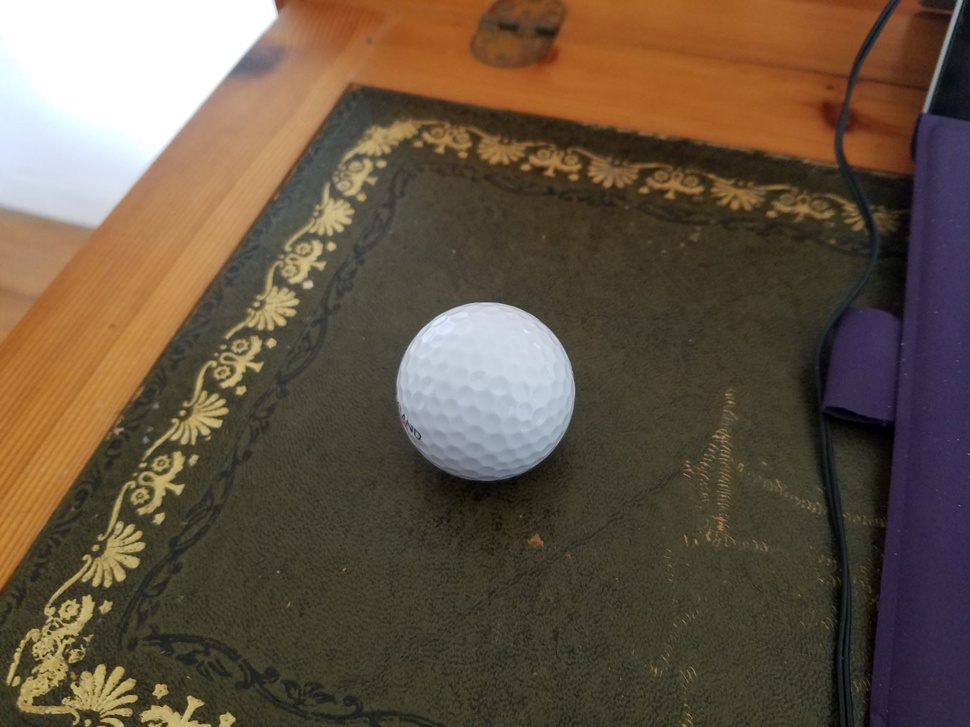
#> input picture ballimage.jpg, 970 x 727 px, shrunk from 1632 x 1224 before the run, found by its file name
$ python gradients.py
#> lines starting #> are read from the running program, lines starting #| are printed output that depends on the picture
import numpy as np
import cv2 as cv
from matplotlib import pyplot as plt

#this module shows the difference between different types of gradients for an image

imagename='ballimage.jpg' #Replace ballimage.jpg with the name of your image

img = cv.imread(imagename,0)
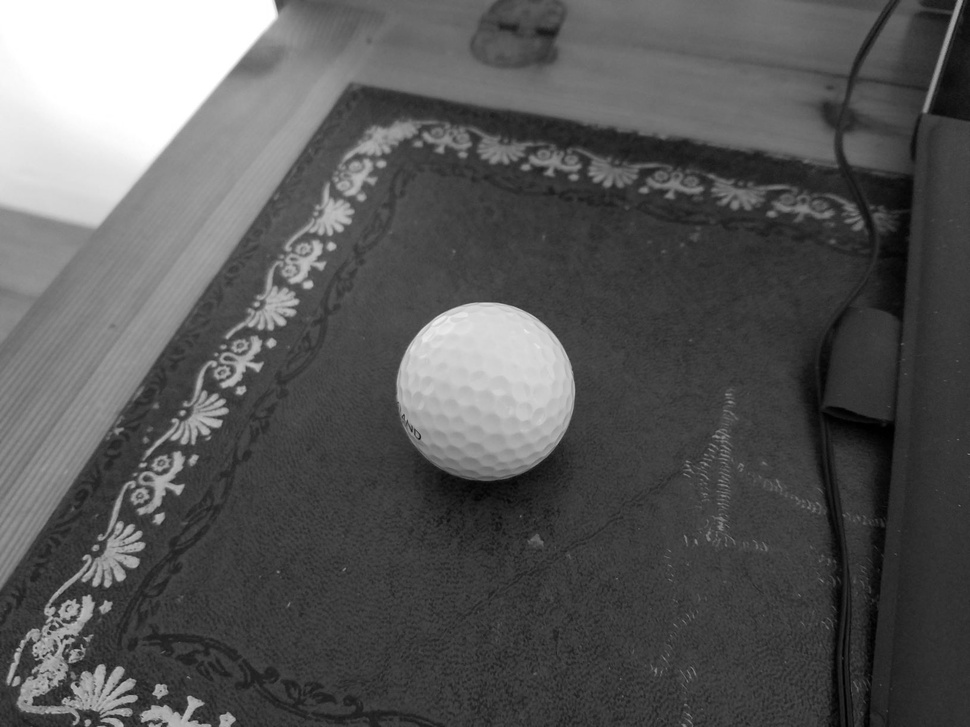
#> img: shape (727, 970); min 0, max 255, mean 88.3
laplacian = cv.Laplacian(img,cv.CV_64F)
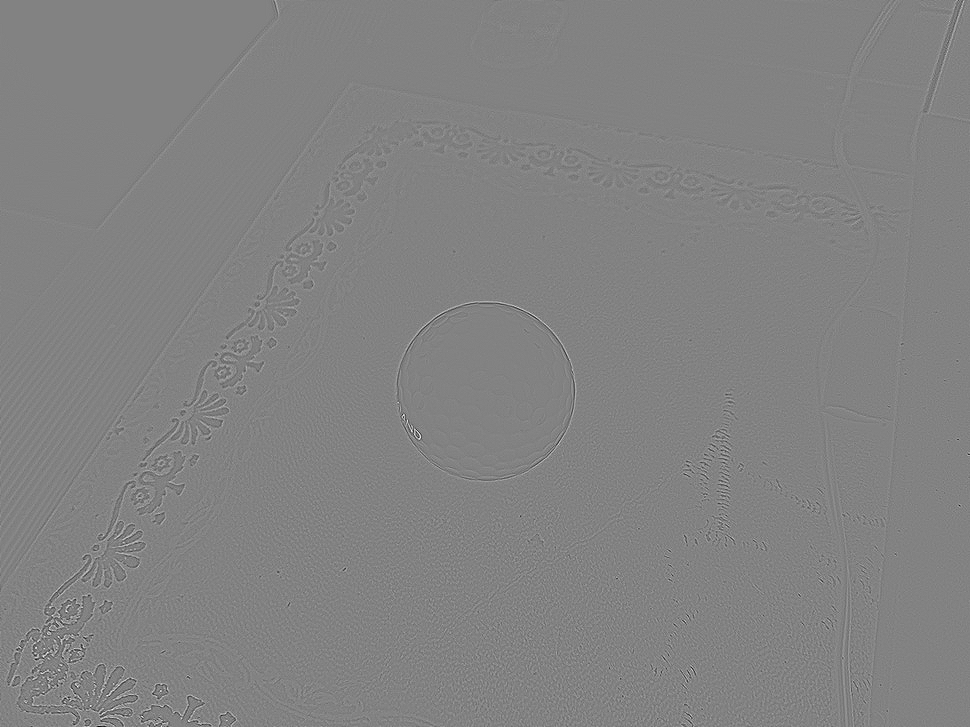
#> laplacian: shape (727, 970) float64; min -214, max 204, mean 0; drawn with min black and max white
sobelx = cv.Sobel(img,cv.CV_64F,1,0,ksize=5)
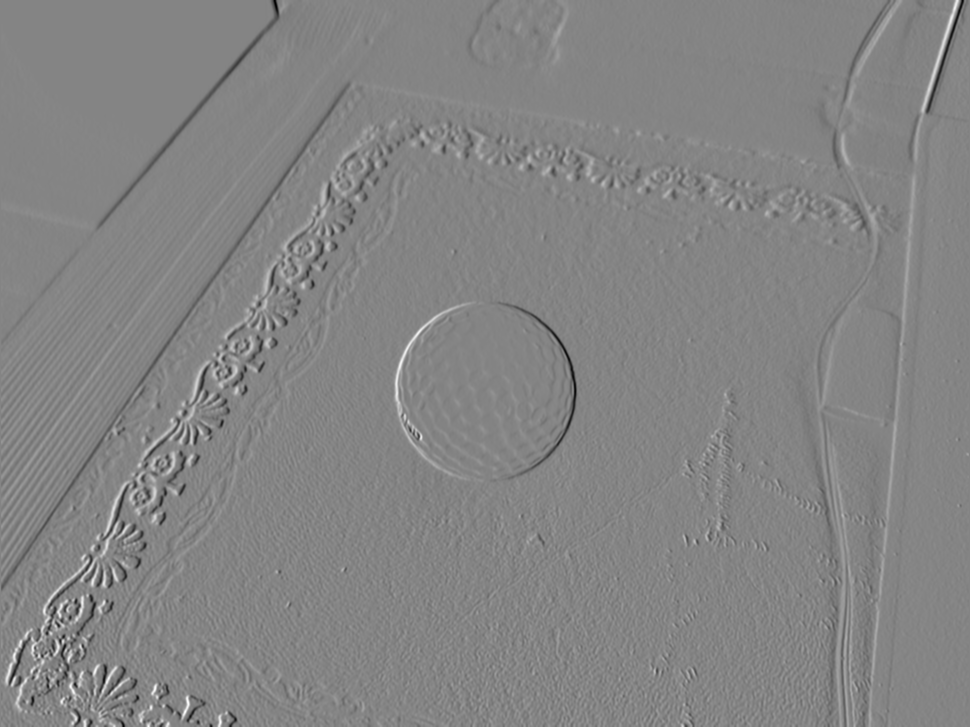
#> sobelx: shape (727, 970) float64; min -6042, max 5578, mean -12.7; drawn with min black and max white
sobely = cv.Sobel(img,cv.CV_64F,0,1,ksize=5)
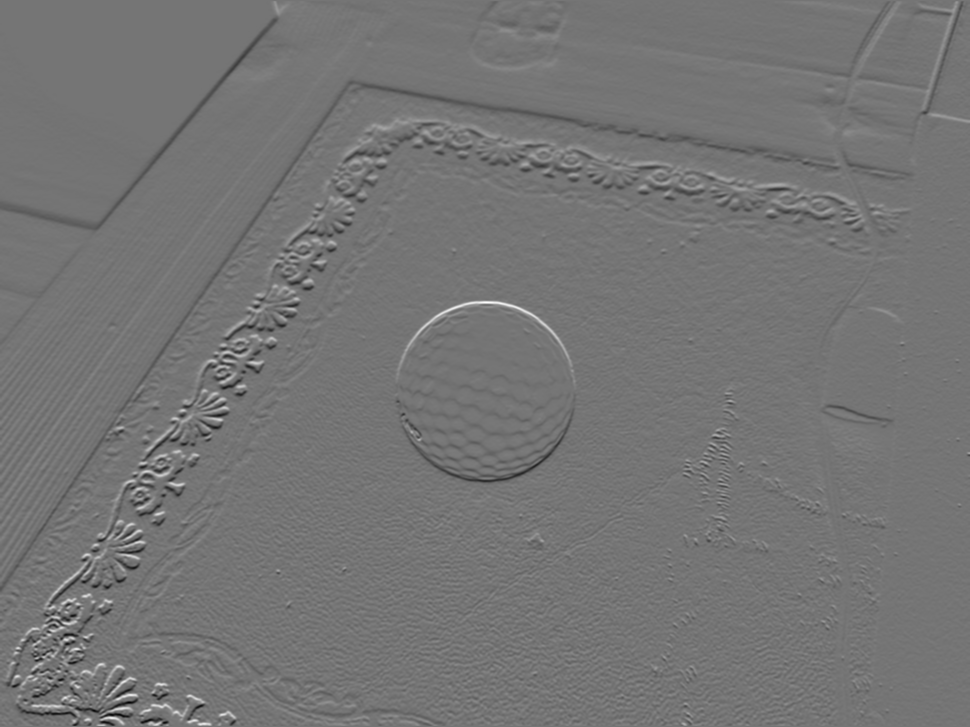
#> sobely: shape (727, 970) float64; min -5897, max 6922, mean -13.7; drawn with min black and max white
plt.subplot(2,2,1),plt.imshow(img,cmap = 'gray')
plt.title('Original'), plt.xticks([]), plt.yticks([])
plt.subplot(2,2,2),plt.imshow(laplacian,cmap = 'gray')
plt.title('Laplacian'), plt.xticks([]), plt.yticks([])
plt.subplot(2,2,3),plt.imshow(sobelx,cmap = 'gray')
plt.title('Sobel X'), plt.xticks([]), plt.yticks([])
plt.subplot(2,2,4),plt.imshow(sobely,cmap = 'gray')
plt.title('Sobel Y'), plt.xticks([]), plt.yticks([])
plt.show()
